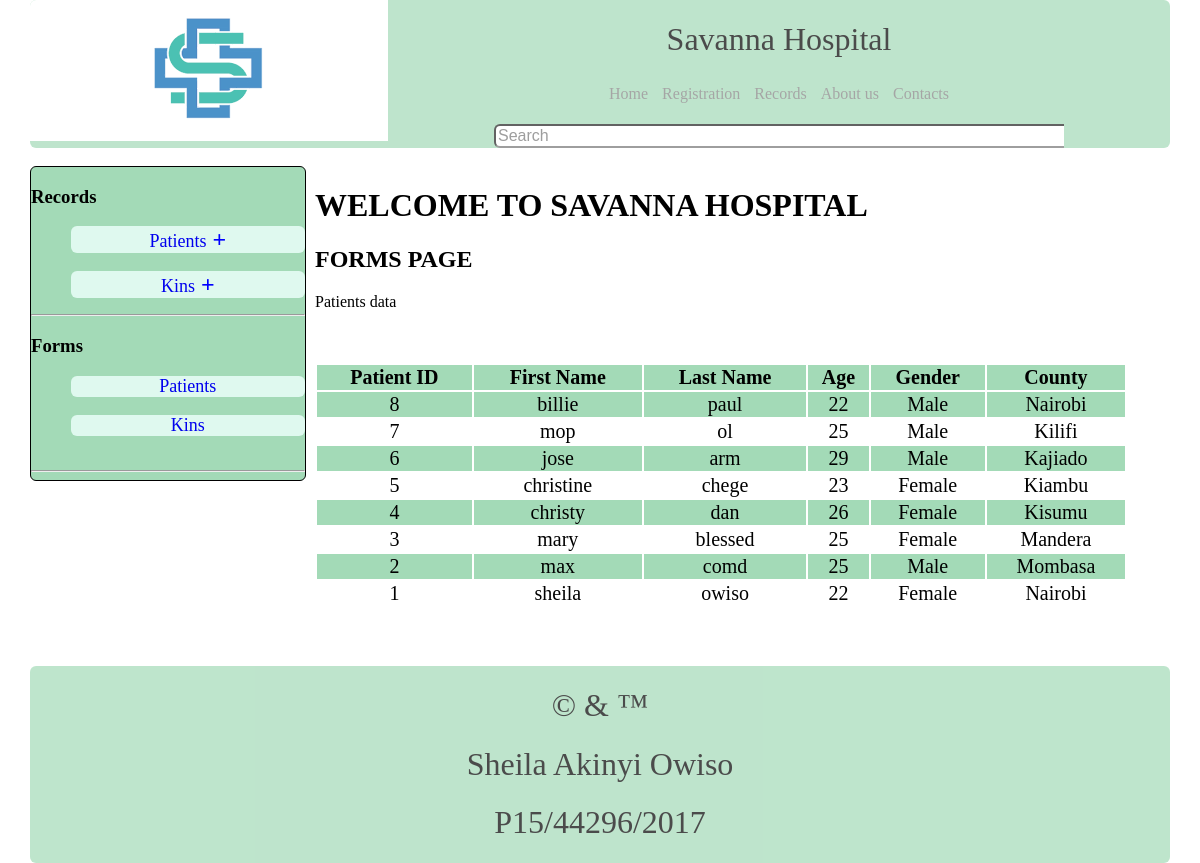
/patients.php, run on the app's committed database.
### tables this page shows
CREATE TABLE `patients` (
  `parentid` int(255) NOT NULL,
  `pid` text NOT NULL,
  `firstname` text NOT NULL,
  `middlename` text NOT NULL,
  `surname` text NOT NULL,
  `dateofbirth` text NOT NULL,
  `gender` text NOT NULL,
  `county` text NOT NULL
);

### patients.php (the view, shortened to what this page needs)
<!DOCTYPE html>
<html>
<head>
</head>
<body>
	<header>
		<img src="Hospital.png" style="float:left; overflow: hidden;">
		<h1>Savanna Hospital</h1>
		<ul class="headlinks">
			<li><a href="index.php">Home</a></li>
			<li><a href="forms.php">Registration</a></li>
			<li><a href="patients.php">Records</a></li>
			<li><a href="aboutus.php">About us</a></li>
			<li><a href="contacts.php">Contacts</a></li>
		</ul>
		<div class="search">
			<input type="text" name="" placeholder="Search" id="src">
		</div>
	</header><br>
	<div class="main">
		<div class="left">
			<?php require("template-side.php"); ?>
		</div>
		<div class="content">
			<h1>WELCOME TO SAVANNA HOSPITAL</h1>
			<h2>FORMS PAGE </h2>
			<P>Patients data</P>
			<br><br>
			<table>
				<thead style="background-color: #a3dab7;">
					<tr>
						<th>Patient ID</th>
						<th>First Name</th>
						<th>Last Name</th>
						<th>Age</th>
						<th>Gender</th>
						<th>County</th>
					</tr>
				</thead>
				<tbody>
					<?php
						$db = mysqli_connect("localhost","root","","hospital");
						if( $db )
						{
							$sel = mysqli_query($db,"SELECT * FROM patients ORDER BY parentid DESC ");
							if( mysqli_num_rows($sel) == 0 )
							{
								echo "<h2>There are no patients in the database. Create some in the creation section.</h2>";
							}
							else
							{
								while( $a = mysqli_fetch_array($sel) )
								{
									$pid = $a['parentid'];
									$prid = $a['pid'];
									$firstname = $a['firstname'];
									$surname = $a['surname'];
									$kdate = $a['dateofbirth'];
									$gender = $a['gender'];
									$county = $a['county'];
									$datefull = explode("/",$kdate);
									$getdate = end($datefull);
									$today = date("D/M/Y");
									$todayfull = explode("/", $today);
									$gettoday = end($todayfull);
									$age = $gettoday - $getdate;
									if( $pid % 2 == 0 )
										{
											?>
											<tr>
												<td style="background-color: #a3dab7;text-align: center;"><?php echo $prid; ?></td>
												<td style="background-color: #a3dab7;text-align: center;"><?php echo $firstname; ?></td>
												<td style="background-color: #a3dab7;text-align: center;"><?php echo $surname; ?></td>
												<td style="background-color: #a3dab7;text-align: center;"><?php echo $age; ?></td>
												<td style="background-color: #a3dab7;text-align: center;"><?php echo $gender; ?></td>
												<td style="background-color: #a3dab7;text-align: center;"><?php echo $county; ?></td>
											</tr>
											<?php
										}
										else
										{
											?>
											<tr>
												<td style="background-color: #FFF;text-align: center;"><?php echo $prid; ?></td>
												<td style="background-color: #FFF;text-align: center;"><?php echo $firstname; ?></td>
												<td style="background-color: #FFF;text-align: center;"><?php echo $surname; ?></td>
												<td style="background-color: #FFF;text-align: center;"><?php echo $age; ?></td>
												<td style="background-color: #FFF;text-align: center;"><?php echo $gender; ?></td>
												<td style="background-color: #FFF;text-align: center;"><?php echo $county; ?></td>
											</tr>
											<?php
										}
								}
							}
						}
						else{ echo "<h2>Connection to database not possible.</h2>"; }
					?>
				</tbody>
			</table>
			<br><br>
		</div>
	</div>
	<footer>
		<center>
			<h1>
				&copy; &amp; &trade;
			</h1>
			<h1>
				Sheila Akinyi Owiso
			</h1>
			<h1>
				P15/44296/2017
			</h1>
		</center>
	</footer>
	<link rel="stylesheet" type="text/css" media="screen and (min-width:551px) and (max-width:2000px)" href="styles.css">
</body>
</html>

### styles.css (style rules this page uses)
body { margin: 0px; padding: 0px; font-family: Berlin Sans FB Demi; }
header, footer { width:95%; overflow:hidden; margin:auto; min-height:50px; background:#a3dab7; opacity: .7; font-weight:normal; color: black;-webkit-border-radius:6px;-moz-border-radius:6px;-ms-border-radius:6px;-o-border-radius:6px;border-radius:6px; }
header h1, footer h1 { text-align: center;font-weight: normal; }
.main { width:95%; overflow:hidden; margin:auto; min-height:500px; }
.left { background: #a3dab7; width:24%; overflow:hidden; min-height:200px;float: left;border: 1px solid black; -webkit-border-radius:6px;-moz-border-radius:6px;-ms-border-radius:6px;-o-border-radius:6px;border-radius:6px; }
.content { width:75%; overflow:hidden; min-height:450px;float: right; }
.headlinks { text-decoration: none;text-align:center; font-weight: normal; }
.headlinks li { display: inline-block;padding: 5px; }
.headlinks li a { color:gray;font-weight: normal;text-decoration: none; }
.search { width:50%;margin:0px auto;overflow: hidden; }
#src { width:100%;overflow: hidden;-webkit-border-radius:6px;-moz-border-radius:6px;-ms-border-radius:6px;-o-border-radius:6px;border-radius:6px; color:cyan;background:#FFF;font-size: 16px; }
table { width:95%;overflow: 100%;font-size: 20px; }

### data on the page
patients: pid "8", firstname "billie", surname "paul", age "22", gender "Male", county "Nairobi"
patients: pid "7", firstname "mop", surname "ol", age "25", gender "Male", county "Kilifi"
patients: pid "6", firstname "jose", surname "arm", age "29", gender "Male", county "Kajiado"
patients: pid "5", firstname "christine", surname "chege", age "23", gender "Female", county "Kiambu"
patients: pid "4", firstname "christy", surname "dan", age "26", gender "Female", county "Kisumu"
patients: pid "3", firstname "mary", surname "blessed", age "25", gender "Female", county "Mandera"
patients: pid "2", firstname "max", surname "comd", age "25", gender "Male", county "Mombasa"
patients: pid "1", firstname "sheila", surname "owiso", age "22", gender "Female", county "Nairobi"
